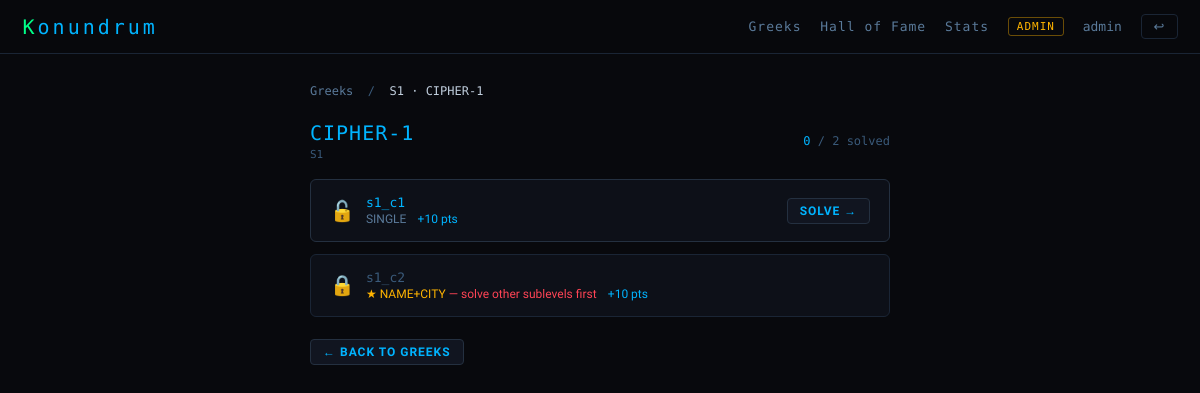
/stone/1 (signed in), run on an earlier commit of the app's database.
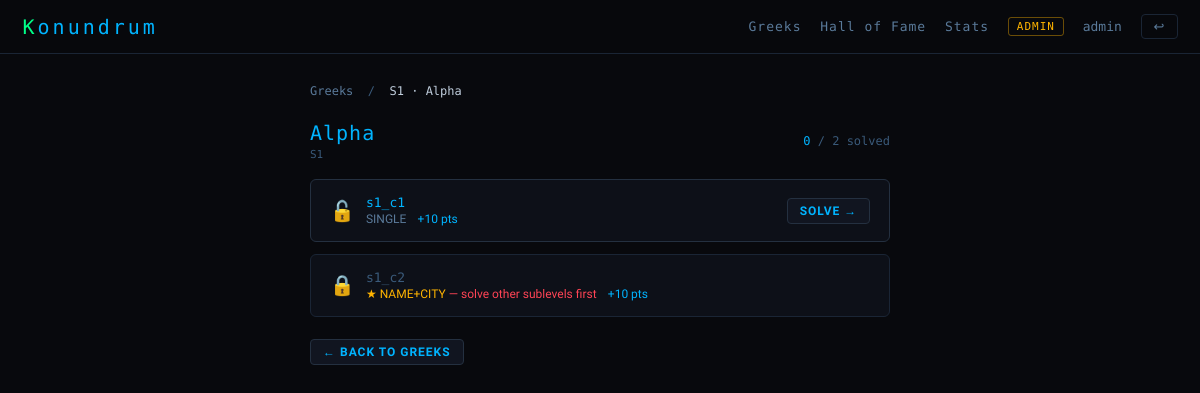
And on a later commit of the database.
### tables this page shows
CREATE TABLE stones (
            id           INTEGER PRIMARY KEY AUTOINCREMENT,
            name         TEXT UNIQUE NOT NULL,   -- bijv. S1
            label        TEXT NOT NULL,           -- weergavenaam op blok
            row          INTEGER NOT NULL,        -- 0 = onderste rij
            col          INTEGER NOT NULL,        -- positie in rij
            dependencies TEXT DEFAULT ''          -- komma-gescheiden stone.name waarden
        );

### app.py (the view)
@app.route("/stone/<int:stone_id>")
@login_required
def stone_view(stone_id):
    user_id = session["user_id"]
    s = db.get_stone(stone_id)
    if not s: abort(404)
    if stone_id not in get_unlocked_ids(user_id):
        return redirect(url_for("greeks"))
    challenges = db.get_challenges_safe(stone_id)
    solved     = db.get_solved_challenge_ids(user_id)
    completed  = db.get_completed_stone_ids(user_id)
    stone_done = stone_id in completed
    ch_meta = {}
    for c in challenges:
        final_locked = c["is_final"] and not is_final_unlocked(stone_id, user_id, c["id"])
        ch_meta[c["id"]] = {
            "attempts":    db.get_attempt_count(user_id, c["id"]),
            "final_locked": final_locked,
        }
    return render_template("stone.html", stone=s, challenges=challenges,
                           solved=solved, stone_done=stone_done, ch_meta=ch_meta)

### app.py (called while the page is built)
def login_required(f):
    @wraps(f)
    def inner(*args, **kwargs):
        if "user_id" not in session:
            return redirect(url_for("login"))
        return f(*args, **kwargs)
    return inner

def get_unlocked_ids(user_id):
    completed = db.get_completed_stone_ids(user_id)
    unlocked  = set()
    for stone in db.get_all_stones():
        deps = [d.strip() for d in (stone["dependencies"] or "").split(",") if d.strip()]
        dep_ids = set()
        for dep_name in deps:
            s = db.get_stone_by_name(dep_name)
            if s:
                dep_ids.add(s["id"])
        if dep_ids.issubset(completed):
            unlocked.add(stone["id"])
    return unlocked

def is_final_unlocked(stone_id, user_id, final_challenge_id):
    challenges = db.get_challenges_safe(stone_id)
    solved     = db.get_solved_challenge_ids(user_id)
    non_finals = [c for c in challenges if not c["is_final"] and c["id"] != final_challenge_id]
    return all(c["id"] in solved for c in non_finals)

### database.py (called while the page is built)
def get_db():
    conn = sqlite3.connect(DB_PATH)
    conn.row_factory = sqlite3.Row
    conn.execute("PRAGMA foreign_keys = ON")
    return conn

### templates/stone.html (shortened to what this page needs)
{% extends "base.html" %}
{% block body %}
<div class="page-sm">
  <div class="bc">
    <a href="{{ url_for('greeks') }}">Greeks</a> &nbsp;/&nbsp;
    <span>{{ stone.name }} · {{ stone.label }}</span>
  </div>
  <div class="flex-between" style="margin-bottom:1.25rem;">
    <div>
      <div style="font-family:var(--mono);font-size:20px;color:var(--blue);letter-spacing:1px;">
        {{ stone.label }}
      </div>
      <div style="font-family:var(--mono);font-size:11px;color:var(--dim);margin-top:3px;">
        {{ stone.name }}
      </div>
    </div>
    <div style="font-family:var(--mono);font-size:12px;color:var(--dim);text-align:right;">
      {% set done_count = namespace(v=0) %}
      {% for ch in challenges %}{% if ch.id in solved %}{% set done_count.v = done_count.v+1 %}{% endif %}{% endfor %}
      <span style="color:var(--blue)">{{ done_count.v }}</span> / {{ challenges|length }} solved
    </div>
  </div>
  <div style="display:flex;flex-direction:column;gap:.75rem;">
    {% for ch in challenges %}
      {% set is_solved = ch.id in solved %}
      {% set meta = ch_meta[ch.id] %}
      {% set locked = meta.final_locked %}
      <div style="background:var(--bg2);border:1px solid {% if is_solved %}rgba(0,255,136,.3){% elif locked %}var(--border){% else %}var(--border2){% endif %};border-radius:6px;padding:1rem 1.25rem;display:flex;align-items:center;justify-content:space-between;gap:1rem;">
        <div style="display:flex;align-items:center;gap:.75rem;flex:1;min-width:0;">
          <div style="font-size:20px;flex-shrink:0;">
            {% if is_solved %}✅{% elif locked %}🔒{% else %}🔓{% endif %}
          </div>
          <div style="min-width:0;">
            <div style="font-family:var(--mono);font-size:13px;color:{% if is_solved %}var(--green){% elif locked %}var(--dim){% else %}var(--blue){% endif %};">
              {{ ch.title or ch.slug }}
            </div>
            <div style="font-size:12px;color:var(--text-dim);margin-top:2px;display:flex;gap:.75rem;flex-wrap:wrap;">
              <span>
                {% if ch.is_final %}
                  <span style="color:var(--yellow)">★ NAME+CITY</span>
                  {% if locked %}<span style="color:var(--red)"> — solve other sublevels first</span>{% endif %}
                {% else %}
                  SINGLE
                {% endif %}
              </span>
              <span style="color:var(--blue)">+{{ ch.points }} pts</span>
            </div>
          </div>
        </div>
        {% if not locked %}
          <a href="{{ url_for('challenge_view', slug=ch.slug) }}"
             class="btn btn-secondary btn-sm" style="flex-shrink:0;">
            {% if is_solved %}View{% else %}Solve →{% endif %}
          </a>
        {% endif %}
      </div>
    {% endfor %}
  </div>
  <div class="mt3">
    <a href="{{ url_for('greeks') }}" class="btn btn-secondary btn-sm">← Back to Greeks</a>
  </div>
</div>
{% endblock %}

What changed in the data, as far as the page shows it:
changed stones: label "CIPHER-1" → "Alpha"
